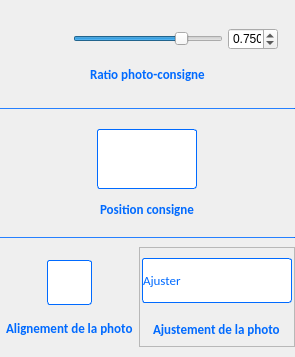
<?xml version="1.0" encoding="UTF-8"?>
<ui version="4.0">
 <class>SetStyleUI</class>
 <widget class="QWidget" name="SetStyleUI">
  <property name="geometry">
   <rect>
    <x>0</x>
    <y>0</y>
    <width>295</width>
    <height>357</height>
   </rect>
  </property>
  <property name="sizePolicy">
   <sizepolicy hsizetype="Preferred" vsizetype="Minimum">
    <horstretch>0</horstretch>
    <verstretch>0</verstretch>
   </sizepolicy>
  </property>
  <property name="minimumSize">
   <size>
    <width>0</width>
    <height>0</height>
   </size>
  </property>
  <property name="maximumSize">
   <size>
    <width>16777215</width>
    <height>16777215</height>
   </size>
  </property>
  <property name="windowTitle">
   <string>Form</string>
  </property>
  <layout class="QGridLayout" name="gridLayout" columnstretch="3,1,3" columnminimumwidth="0,0,0">
   <property name="leftMargin">
    <number>0</number>
   </property>
   <property name="topMargin">
    <number>0</number>
   </property>
   <property name="rightMargin">
    <number>0</number>
   </property>
   <property name="bottomMargin">
    <number>0</number>
   </property>
   <property name="spacing">
    <number>0</number>
   </property>
   <item row="4" column="0" colspan="2">
    <widget class="QFrame" name="framePhotoAlignment">
     <property name="minimumSize">
      <size>
       <width>0</width>
       <height>100</height>
      </size>
     </property>
     <property name="maximumSize">
      <size>
       <width>16777215</width>
       <height>100</height>
      </size>
     </property>
     <property name="styleSheet">
      <string notr="true">.QFrame{
    border: 0px solid gray;
    border-radius: 0px;
}</string>
     </property>
     <property name="frameShape">
      <enum>QFrame::StyledPanel</enum>
     </property>
     <property name="frameShadow">
      <enum>QFrame::Raised</enum>
     </property>
     <layout class="QVBoxLayout" name="verticalLayout_20">
      <property name="spacing">
       <number>5</number>
      </property>
      <property name="leftMargin">
       <number>5</number>
      </property>
      <property name="topMargin">
       <number>5</number>
      </property>
      <property name="rightMargin">
       <number>5</number>
      </property>
      <property name="bottomMargin">
       <number>0</number>
      </property>
      <item alignment="Qt::AlignHCenter">
       <widget class="QComboBox" name="cbPhotoAlignment">
        <property name="minimumSize">
         <size>
          <width>45</width>
          <height>45</height>
         </size>
        </property>
        <property name="maximumSize">
         <size>
          <width>45</width>
          <height>45</height>
         </size>
        </property>
        <property name="toolTip">
         <string>&lt;html&gt;&lt;head/&gt;&lt;body&gt;&lt;p&gt;Choix du motif de fond&lt;/p&gt;&lt;/body&gt;&lt;/html&gt;</string>
        </property>
        <property name="styleSheet">
         <string notr="true">QComboBox {
    border: 1px solid rgb(0,106,255);
    border-radius: 3px;
  padding: 1px -1px 1px 1px;

	background-color: qlineargradient(x1: 0, y1: 0, x2: 0, y2: 1,
                                       stop: 0 #dadbde, stop: 1 #f6f7fa);
}

QComboBox::drop-down {
	width: 0px;
}

QComboBox:hover{
background-color: qlineargradient(x1: 0, y1: 0, x2: 0, y2: 1,
                                       stop: 0 #f6f7fa, stop: 1 #dadbde);
}


 QComboBox QAbstractItemView {
     selection-background-color: lightgray;
 }


QComboBox:!enabled {
    border-color: rgb(150,150,150);
  
}

	</string>
        </property>
        <property name="currentIndex">
         <number>1</number>
        </property>
        <property name="iconSize">
         <size>
          <width>40</width>
          <height>40</height>
         </size>
        </property>
        <property name="frame">
         <bool>true</bool>
        </property>
        <item>
         <property name="text">
          <string/>
         </property>
         <property name="icon">
          <iconset resource="../resources.qrc">
           <normaloff>:/images/aligment/center_left</normaloff>:/images/aligment/center_left</iconset>
         </property>
        </item>
        <item>
         <property name="text">
          <string/>
         </property>
         <property name="icon">
          <iconset resource="../resources.qrc">
           <normaloff>:/images/aligment/center_center</normaloff>:/images/aligment/center_center</iconset>
         </property>
        </item>
        <item>
         <property name="text">
          <string/>
         </property>
         <property name="icon">
          <iconset resource="../resources.qrc">
           <normaloff>:/images/aligment/center_right</normaloff>:/images/aligment/center_right</iconset>
         </property>
        </item>
        <item>
         <property name="text">
          <string/>
         </property>
         <property name="icon">
          <iconset resource="../resources.qrc">
           <normaloff>:/images/aligment/top_left</normaloff>:/images/aligment/top_left</iconset>
         </property>
        </item>
        <item>
         <property name="text">
          <string/>
         </property>
         <property name="icon">
          <iconset resource="../resources.qrc">
           <normaloff>:/images/aligment/top_center</normaloff>:/images/aligment/top_center</iconset>
         </property>
        </item>
        <item>
         <property name="text">
          <string/>
         </property>
         <property name="icon">
          <iconset resource="../resources.qrc">
           <normaloff>:/images/aligment/top_right</normaloff>:/images/aligment/top_right</iconset>
         </property>
        </item>
        <item>
         <property name="text">
          <string/>
         </property>
         <property name="icon">
          <iconset resource="../resources.qrc">
           <normaloff>:/images/aligment/down_left</normaloff>:/images/aligment/down_left</iconset>
         </property>
        </item>
        <item>
         <property name="text">
          <string/>
         </property>
         <property name="icon">
          <iconset resource="../resources.qrc">
           <normaloff>:/images/aligment/down_center</normaloff>:/images/aligment/down_center</iconset>
         </property>
        </item>
        <item>
         <property name="text">
          <string/>
         </property>
         <property name="icon">
          <iconset resource="../resources.qrc">
           <normaloff>:/images/aligment/down_right</normaloff>:/images/aligment/down_right</iconset>
         </property>
        </item>
       </widget>
      </item>
      <item alignment="Qt::AlignHCenter">
       <widget class="QLabel" name="laConsignAlignment">
        <property name="maximumSize">
         <size>
          <width>16777215</width>
          <height>20</height>
         </size>
        </property>
        <property name="styleSheet">
         <string notr="true">

QWidget {
  
	color : rgb(0,106,255);
    font:  bold 10pt Calibri;


 }


QWidget:!enabled {
  
	color : rgb(150,150,150);
    font:  bold 10pt Calibri;
 }
</string>
        </property>
        <property name="text">
         <string>Alignement de la photo</string>
        </property>
       </widget>
      </item>
     </layout>
    </widget>
   </item>
   <item row="0" column="0" colspan="3">
    <widget class="QFrame" name="frameRatioPC">
     <property name="minimumSize">
      <size>
       <width>0</width>
       <height>90</height>
      </size>
     </property>
     <property name="maximumSize">
      <size>
       <width>16777215</width>
       <height>90</height>
      </size>
     </property>
     <property name="styleSheet">
      <string notr="true">.QFrame{
    border: 0px solid gray;
    border-radius: 0px;
}</string>
     </property>
     <property name="frameShape">
      <enum>QFrame::StyledPanel</enum>
     </property>
     <property name="frameShadow">
      <enum>QFrame::Raised</enum>
     </property>
     <layout class="QGridLayout" name="gridLayout_17">
      <property name="leftMargin">
       <number>5</number>
      </property>
      <property name="topMargin">
       <number>5</number>
      </property>
      <property name="rightMargin">
       <number>5</number>
      </property>
      <property name="bottomMargin">
       <number>0</number>
      </property>
      <property name="horizontalSpacing">
       <number>5</number>
      </property>
      <property name="verticalSpacing">
       <number>0</number>
      </property>
      <item row="0" column="2" alignment="Qt::AlignLeft">
       <widget class="QDoubleSpinBox" name="dsbRatioPC">
        <property name="maximumSize">
         <size>
          <width>50</width>
          <height>16777215</height>
         </size>
        </property>
        <property name="toolTip">
         <string>Ratio par défaut de l'espace entre la photo et la consigne</string>
        </property>
        <property name="decimals">
         <number>3</number>
        </property>
        <property name="maximum">
         <double>1.000000000000000</double>
        </property>
        <property name="singleStep">
         <double>0.002000000000000</double>
        </property>
        <property name="value">
         <double>0.750000000000000</double>
        </property>
       </widget>
      </item>
      <item row="0" column="1" alignment="Qt::AlignHCenter">
       <widget class="QSlider" name="hsRatioPC">
        <property name="minimumSize">
         <size>
          <width>150</width>
          <height>0</height>
         </size>
        </property>
        <property name="maximumSize">
         <size>
          <width>200</width>
          <height>16777215</height>
         </size>
        </property>
        <property name="toolTip">
         <string>Ratio par défaut de l'espace entre la photo et la consigne</string>
        </property>
        <property name="maximum">
         <number>10000</number>
        </property>
        <property name="value">
         <number>7500</number>
        </property>
        <property name="orientation">
         <enum>Qt::Horizontal</enum>
        </property>
       </widget>
      </item>
      <item row="1" column="0" colspan="3" alignment="Qt::AlignHCenter">
       <widget class="QLabel" name="laRatioPhotoConsign">
        <property name="maximumSize">
         <size>
          <width>16777215</width>
          <height>20</height>
         </size>
        </property>
        <property name="styleSheet">
         <string notr="true">

QWidget {
  
	color : rgb(0,106,255);
    font:  bold 10pt Calibri;


 }


QWidget:!enabled {
  
	color : rgb(150,150,150);
    font:  bold 10pt Calibri;
 }
</string>
        </property>
        <property name="text">
         <string>Ratio photo-consigne</string>
        </property>
       </widget>
      </item>
     </layout>
    </widget>
   </item>
   <item row="4" column="2">
    <widget class="QFrame" name="frameAdjustPhoto">
     <property name="maximumSize">
      <size>
       <width>16777215</width>
       <height>130</height>
      </size>
     </property>
     <property name="frameShape">
      <enum>QFrame::StyledPanel</enum>
     </property>
     <property name="frameShadow">
      <enum>QFrame::Raised</enum>
     </property>
     <layout class="QVBoxLayout" name="verticalLayout_32">
      <property name="spacing">
       <number>10</number>
      </property>
      <property name="leftMargin">
       <number>2</number>
      </property>
      <property name="topMargin">
       <number>10</number>
      </property>
      <property name="rightMargin">
       <number>2</number>
      </property>
      <property name="bottomMargin">
       <number>0</number>
      </property>
      <item alignment="Qt::AlignHCenter">
       <widget class="QComboBox" name="cbAdjustPhoto">
        <property name="minimumSize">
         <size>
          <width>150</width>
          <height>45</height>
         </size>
        </property>
        <property name="maximumSize">
         <size>
          <width>16777215</width>
          <height>45</height>
         </size>
        </property>
        <property name="toolTip">
         <string>&lt;html&gt;&lt;head/&gt;&lt;body&gt;&lt;p&gt;Ajustement de l'image de fond&lt;/p&gt;&lt;/body&gt;&lt;/html&gt;</string>
        </property>
        <property name="styleSheet">
         <string notr="true">QComboBox {
    border: 1px solid rgb(0,106,255);
    border-radius: 3px;
    padding: 1px 1px 1px -0px;

	background-color: qlineargradient(x1: 0, y1: 0, x2: 0, y2: 1,
                                       stop: 0 #dadbde, stop: 1 #f6f7fa);

    font:  10pt Calibri;
	color : rgb(150,150,150);
}


QComboBox:enabled {

	color : rgb(0,106,255);
}


QComboBox::drop-down {
	width: 0px;
}

QComboBox:hover{
background-color: qlineargradient(x1: 0, y1: 0, x2: 0, y2: 1,
                                       stop: 0 #f6f7fa, stop: 1 #dadbde);
}

 QComboBox QAbstractItemView {
     selection-background-color: lightgray;
 }</string>
        </property>
        <property name="currentIndex">
         <number>3</number>
        </property>
        <property name="iconSize">
         <size>
          <width>72</width>
          <height>46</height>
         </size>
        </property>
        <property name="frame">
         <bool>true</bool>
        </property>
        <item>
         <property name="text">
          <string>Centrer</string>
         </property>
         <property name="icon">
          <iconset resource="../resources.qrc">
           <normaloff>:/images/adjust/center_bg_image</normaloff>:/images/adjust/center_bg_image</iconset>
         </property>
        </item>
        <item>
         <property name="text">
          <string>Etirer</string>
         </property>
         <property name="icon">
          <iconset resource="../resources.qrc">
           <normaloff>:/images/adjust/extend_bg_image</normaloff>:/images/adjust/extend_bg_image</iconset>
         </property>
        </item>
        <item>
         <property name="text">
          <string>Remplir</string>
         </property>
         <property name="icon">
          <iconset resource="../resources.qrc">
           <normaloff>:/images/adjust/fill_bg_image</normaloff>:/images/adjust/fill_bg_image</iconset>
         </property>
        </item>
        <item>
         <property name="text">
          <string>Ajuster</string>
         </property>
         <property name="icon">
          <iconset resource="../resources.qrc">
           <normaloff>:/images/adjust/adjust_bg_image</normaloff>:/images/adjust/adjust_bg_image</iconset>
         </property>
        </item>
        <item>
         <property name="text">
          <string>Mosaïque</string>
         </property>
         <property name="icon">
          <iconset resource="../resources.qrc">
           <normaloff>:/images/adjust/mosaic_bg_image</normaloff>:/images/adjust/mosaic_bg_image</iconset>
         </property>
        </item>
       </widget>
      </item>
      <item alignment="Qt::AlignHCenter">
       <widget class="QLabel" name="laAdjustPhoto">
        <property name="styleSheet">
         <string notr="true">

QWidget {
  
	color : rgb(0,106,255);
    font:  bold 10pt Calibri;


 }


QWidget:!enabled {
  
	color : rgb(150,150,150);
    font:  bold 10pt Calibri;
 }
</string>
        </property>
        <property name="text">
         <string>Ajustement de la photo</string>
        </property>
       </widget>
      </item>
     </layout>
    </widget>
   </item>
   <item row="1" column="0" colspan="3">
    <widget class="Line" name="line3">
     <property name="maximumSize">
      <size>
       <width>16777215</width>
       <height>1</height>
      </size>
     </property>
     <property name="styleSheet">
      <string notr="true">
QFrame{
background-color: rgb(0,106,255);
}


QFrame:!enabled
{
	background-color: rgb(150,150,150);
}


	</string>
     </property>
     <property name="orientation">
      <enum>Qt::Horizontal</enum>
     </property>
    </widget>
   </item>
   <item row="2" column="0" colspan="3">
    <widget class="QFrame" name="frameConsignPosition">
     <property name="minimumSize">
      <size>
       <width>0</width>
       <height>110</height>
      </size>
     </property>
     <property name="maximumSize">
      <size>
       <width>16777215</width>
       <height>110</height>
      </size>
     </property>
     <property name="styleSheet">
      <string notr="true">.QFrame{
    border: 0px solid gray;
    border-radius: 0px;
}</string>
     </property>
     <property name="frameShape">
      <enum>QFrame::StyledPanel</enum>
     </property>
     <property name="frameShadow">
      <enum>QFrame::Raised</enum>
     </property>
     <layout class="QVBoxLayout" name="verticalLayout">
      <property name="spacing">
       <number>0</number>
      </property>
      <property name="leftMargin">
       <number>0</number>
      </property>
      <property name="topMargin">
       <number>2</number>
      </property>
      <property name="rightMargin">
       <number>0</number>
      </property>
      <property name="bottomMargin">
       <number>0</number>
      </property>
      <item>
       <widget class="QFrame" name="frameSubConsignPosition">
        <property name="maximumSize">
         <size>
          <width>16777215</width>
          <height>65</height>
         </size>
        </property>
        <property name="frameShape">
         <enum>QFrame::StyledPanel</enum>
        </property>
        <property name="frameShadow">
         <enum>QFrame::Raised</enum>
        </property>
        <layout class="QHBoxLayout" name="horizontalLayout_11">
         <property name="spacing">
          <number>0</number>
         </property>
         <property name="leftMargin">
          <number>0</number>
         </property>
         <property name="topMargin">
          <number>0</number>
         </property>
         <property name="rightMargin">
          <number>0</number>
         </property>
         <property name="bottomMargin">
          <number>0</number>
         </property>
         <item>
          <widget class="QComboBox" name="cbPositionConsign">
           <property name="minimumSize">
            <size>
             <width>0</width>
             <height>0</height>
            </size>
           </property>
           <property name="maximumSize">
            <size>
             <width>100</width>
             <height>60</height>
            </size>
           </property>
           <property name="toolTip">
            <string>&lt;html&gt;&lt;head/&gt;&lt;body&gt;&lt;p&gt;Choix du motif de fond&lt;/p&gt;&lt;/body&gt;&lt;/html&gt;</string>
           </property>
           <property name="styleSheet">
            <string notr="true">QComboBox {
    border: 1px solid rgb(0,106,255);
    border-radius: 3px;
  padding: -1px 1px 1px -0x;

	background-color: qlineargradient(x1: 0, y1: 0, x2: 0, y2: 1,
                                       stop: 0 #dadbde, stop: 1 #f6f7fa);
}

QComboBox::drop-down {
	width: 0px;
}

QComboBox:hover{
background-color: qlineargradient(x1: 0, y1: 0, x2: 0, y2: 1,
                                       stop: 0 #f6f7fa, stop: 1 #dadbde);
}


 QComboBox QAbstractItemView {
     selection-background-color: lightgray;
 }</string>
           </property>
           <property name="currentIndex">
            <number>0</number>
           </property>
           <property name="iconSize">
            <size>
             <width>100</width>
             <height>60</height>
            </size>
           </property>
           <property name="frame">
            <bool>true</bool>
           </property>
           <item>
            <property name="text">
             <string/>
            </property>
            <property name="icon">
             <iconset resource="../resources.qrc">
              <normaloff>:/images/position/textTop</normaloff>:/images/position/textTop</iconset>
            </property>
           </item>
           <item>
            <property name="text">
             <string/>
            </property>
            <property name="icon">
             <iconset resource="../resources.qrc">
              <normaloff>:/images/position/textBottom</normaloff>:/images/position/textBottom</iconset>
            </property>
           </item>
           <item>
            <property name="text">
             <string/>
            </property>
            <property name="icon">
             <iconset resource="../resources.qrc">
              <normaloff>:/images/position/textLeft</normaloff>:/images/position/textLeft</iconset>
            </property>
           </item>
           <item>
            <property name="text">
             <string/>
            </property>
            <property name="icon">
             <iconset resource="../resources.qrc">
              <normaloff>:/images/position/textRight</normaloff>:/images/position/textRight</iconset>
            </property>
           </item>
           <item>
            <property name="text">
             <string/>
            </property>
            <property name="icon">
             <iconset resource="../resources.qrc">
              <normaloff>:/images/position/textOnPhoto</normaloff>:/images/position/textOnPhoto</iconset>
            </property>
           </item>
          </widget>
         </item>
        </layout>
       </widget>
      </item>
      <item alignment="Qt::AlignHCenter">
       <widget class="QLabel" name="laPosConsign">
        <property name="maximumSize">
         <size>
          <width>16777215</width>
          <height>20</height>
         </size>
        </property>
        <property name="styleSheet">
         <string notr="true">

QWidget {
  
	color : rgb(0,106,255);
    font:  bold 10pt Calibri;


 }


QWidget:!enabled {
  
	color : rgb(150,150,150);
    font:  bold 10pt Calibri;
 }
</string>
        </property>
        <property name="text">
         <string>Position consigne</string>
        </property>
       </widget>
      </item>
     </layout>
    </widget>
   </item>
   <item row="3" column="0" colspan="3">
    <widget class="Line" name="line4">
     <property name="maximumSize">
      <size>
       <width>16777215</width>
       <height>1</height>
      </size>
     </property>
     <property name="styleSheet">
      <string notr="true">
QFrame{
background-color: rgb(0,106,255);
}


QFrame:!enabled
{
	background-color: rgb(150,150,150);
}


	</string>
     </property>
     <property name="orientation">
      <enum>Qt::Horizontal</enum>
     </property>
    </widget>
   </item>
  </layout>
 </widget>
 <resources>
  <include location="../resources.qrc"/>
 </resources>
 <connections/>
</ui>
